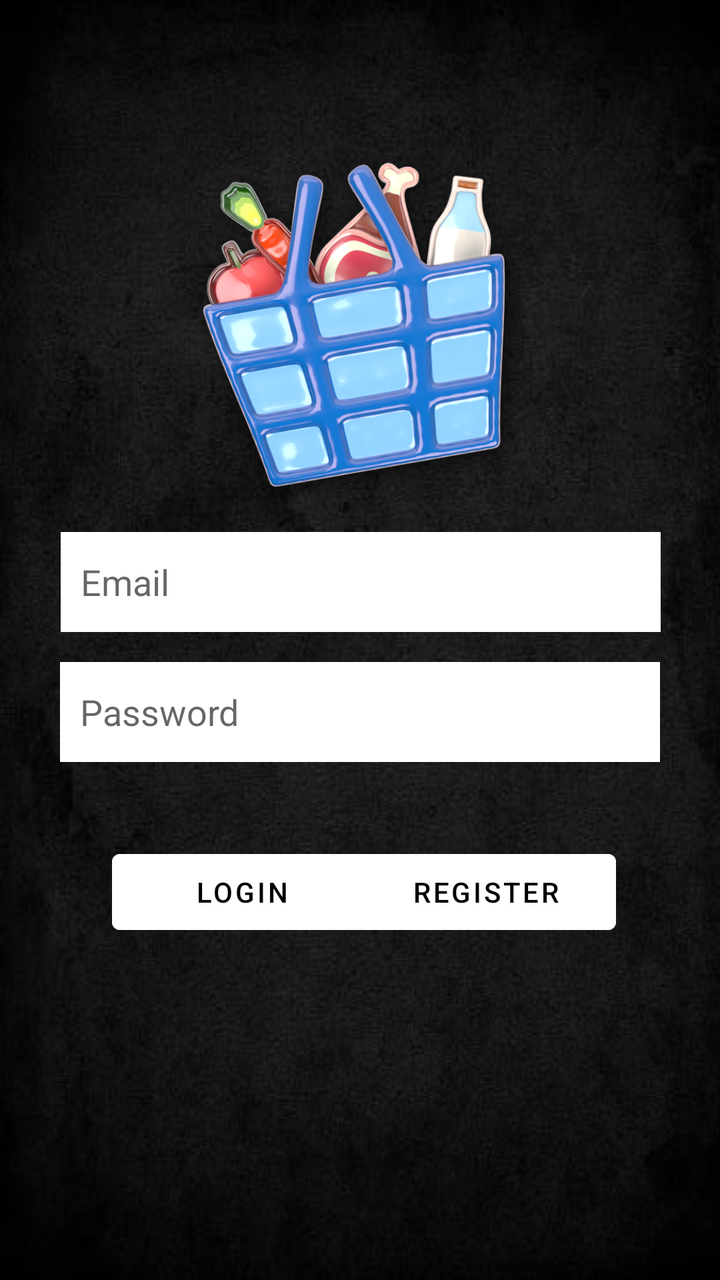
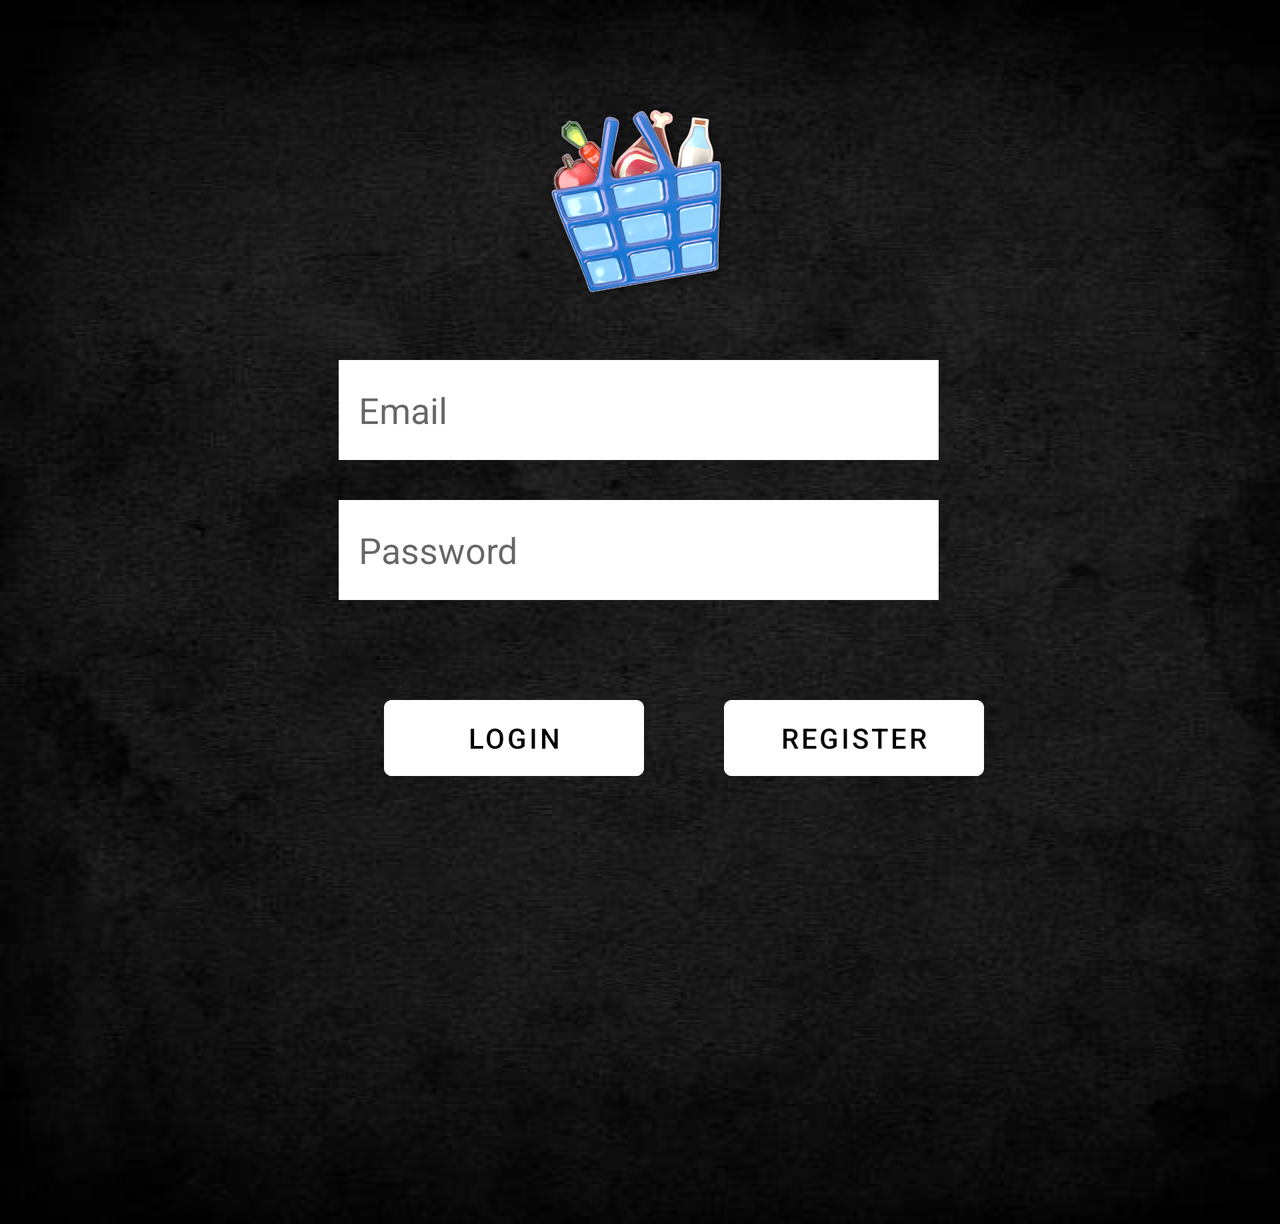

Two renders of one Android screen. The first uses the default layout on a phone; the second uses the alternative layout the repository ships for a different screen configuration, on a matching device. The two XML files are below.
<!-- AndroidManifest.xml: application theme Theme.AppPersist -->
<!-- res/layout/activity_login.xml -->
<?xml version="1.0" encoding="utf-8"?>
<ScrollView
    android:layout_width="match_parent"
    android:layout_height="match_parent"
    android:orientation="vertical"
    xmlns:android="http://schemas.android.com/apk/res/android"
    xmlns:app="http://schemas.android.com/apk/res-auto"
    xmlns:tools="http://schemas.android.com/tools"
    android:background="@drawable/back"
    >

    <androidx.constraintlayout.widget.ConstraintLayout

        android:layout_width="match_parent"
        android:layout_height="wrap_content"
        tools:context=".LoginActivity">

        <EditText
            android:id="@+id/etEmail"
            android:layout_width="300dp"
            android:layout_height="50dp"
            android:layout_marginTop="12dp"
            android:background="#FFFFFF"
            android:ems="10"
            android:hint="@string/digiteemail"
            android:inputType="textEmailAddress"
            android:padding="10dp"
            app:layout_constraintEnd_toEndOf="parent"
            app:layout_constraintHorizontal_bias="0.504"
            app:layout_constraintStart_toStartOf="parent"
            app:layout_constraintTop_toBottomOf="@+id/imageView2" />

        <EditText
            android:id="@+id/etSenha"
            android:layout_width="300dp"
            android:layout_height="50dp"
            android:layout_marginTop="15dp"
            android:background="#FFFFFF"
            android:ems="10"
            android:hint="@string/senha"
            android:inputType="textPassword"
            android:padding="10dp"
            app:layout_constraintEnd_toEndOf="parent"
            app:layout_constraintStart_toStartOf="parent"
            app:layout_constraintTop_toBottomOf="@+id/etEmail" />

        <Button
            android:id="@+id/btnEntrar"
            android:layout_width="130dp"
            android:layout_height="50dp"
            android:layout_marginStart="56dp"
            android:layout_marginTop="40dp"
            android:backgroundTint="#FFFFFF"
            android:text="@string/entrar"
            android:textColor="#000000"
            app:layout_constraintEnd_toStartOf="@+id/btnCadastro"
            app:layout_constraintHorizontal_bias="0.0"
            app:layout_constraintStart_toStartOf="parent"
            app:layout_constraintTop_toBottomOf="@+id/etSenha" />

        <Button
            android:id="@+id/btnCadastro"
            android:layout_width="130dp"
            android:layout_height="50dp"
            android:layout_marginTop="40dp"
            android:layout_marginEnd="52dp"
            android:backgroundTint="#FFFFFF"
            android:text="@string/cadastrar"
            android:textColor="#000000"
            app:layout_constraintEnd_toEndOf="parent"
            app:layout_constraintTop_toBottomOf="@+id/etSenha" />

        <ImageView
            android:id="@+id/imageView2"
            android:layout_width="242dp"
            android:layout_height="178dp"
            android:layout_marginTop="76dp"
            app:layout_constraintEnd_toEndOf="parent"
            app:layout_constraintHorizontal_bias="0.497"
            app:layout_constraintStart_toStartOf="parent"
            app:layout_constraintTop_toTopOf="parent"
            app:srcCompat="@drawable/unnamed" />

    </androidx.constraintlayout.widget.ConstraintLayout>
</ScrollView>
<!-- resources referenced by this layout -->
<resources>
  <!-- drawable back: png bitmap (drawable-v24, 216746 bytes) -->
  <!-- drawable unnamed: png bitmap (drawable-v24, 270147 bytes) -->
  <string name="cadastrar" translatable="false">REGISTER</string>
  <string name="digiteemail" translatable="false">Email</string>
  <string name="entrar" translatable="false">LOGIN</string>
  <string name="senha" translatable="false">Password</string>
  <style name="Theme.AppPersist" parent="Theme.MaterialComponents.DayNight.DarkActionBar">
          
          <item name="colorPrimary">@color/black</item>
          <item name="colorPrimaryVariant">@color/black</item>
          <item name="colorOnPrimary">@color/white</item>
          
          <item name="colorSecondary">@color/teal_200</item>
          <item name="colorSecondaryVariant">@color/teal_700</item>
          <item name="colorOnSecondary">@color/black</item>
          
          <item name="android:statusBarColor" tools:targetApi="l">?attr/colorPrimaryVariant</item>
          
      </style>
</resources>
<!-- res/layout-land/activity_login.xml (the repository's variant of the layout above) -->
<!-- drawn on the phone turned sideways -->
<?xml version="1.0" encoding="utf-8"?>
<ScrollView
    xmlns:android="http://schemas.android.com/apk/res/android"
    xmlns:app="http://schemas.android.com/apk/res-auto"
    xmlns:tools="http://schemas.android.com/tools"
    android:layout_width="match_parent"
    android:layout_height="match_parent"
    android:background="@drawable/back">

    <androidx.constraintlayout.widget.ConstraintLayout

        android:layout_width="match_parent"
        android:layout_height="wrap_content"
        tools:context=".LoginActivity">

        <EditText
            android:id="@+id/etEmail"
            android:layout_width="300dp"
            android:layout_height="50dp"
            android:layout_marginTop="28dp"
            android:background="#FFFFFF"
            android:ems="10"
            android:hint="@string/digiteemail"
            android:inputType="textEmailAddress"
            android:padding="10dp"
            app:layout_constraintEnd_toEndOf="parent"
            app:layout_constraintHorizontal_bias="0.498"
            app:layout_constraintStart_toStartOf="parent"
            app:layout_constraintTop_toBottomOf="@+id/imageView2" />

        <EditText
            android:id="@+id/etSenha"
            android:layout_width="300dp"
            android:layout_height="50dp"
            android:layout_marginTop="20dp"
            android:background="#FFFFFF"
            android:ems="10"
            android:hint="@string/senha"
            android:inputType="textPassword"
            android:padding="10dp"
            app:layout_constraintEnd_toEndOf="parent"
            app:layout_constraintHorizontal_bias="0.498"
            app:layout_constraintStart_toStartOf="parent"
            app:layout_constraintTop_toBottomOf="@+id/etEmail" />

        <Button
            android:id="@+id/btnEntrar"
            android:layout_width="130dp"
            android:layout_height="50dp"
            android:layout_marginStart="192dp"
            android:layout_marginTop="44dp"
            android:backgroundTint="#FFFFFF"
            android:text="@string/entrar"
            android:textColor="#000000"
            app:layout_constraintStart_toStartOf="parent"
            app:layout_constraintTop_toBottomOf="@+id/etSenha" />

        <Button
            android:id="@+id/btnCadastro"
            android:layout_width="130dp"
            android:layout_height="50dp"
            android:layout_marginStart="40dp"
            android:layout_marginTop="44dp"
            android:backgroundTint="#FFFFFF"
            android:text="@string/cadastrar"
            android:textColor="#000000"
            app:layout_constraintBottom_toBottomOf="parent"
            app:layout_constraintEnd_toEndOf="parent"
            app:layout_constraintHorizontal_bias="0.0"
            app:layout_constraintStart_toEndOf="@+id/btnEntrar"
            app:layout_constraintTop_toBottomOf="@+id/etSenha"
            app:layout_constraintVertical_bias="0.0" />

        <ImageView
            android:id="@+id/imageView2"
            android:layout_width="228dp"
            android:layout_height="100dp"
            android:layout_marginTop="52dp"
            app:layout_constraintEnd_toEndOf="parent"
            app:layout_constraintHorizontal_bias="0.499"
            app:layout_constraintStart_toStartOf="parent"
            app:layout_constraintTop_toTopOf="parent"
            app:srcCompat="@drawable/unnamed" />

    </androidx.constraintlayout.widget.ConstraintLayout>
</ScrollView>
